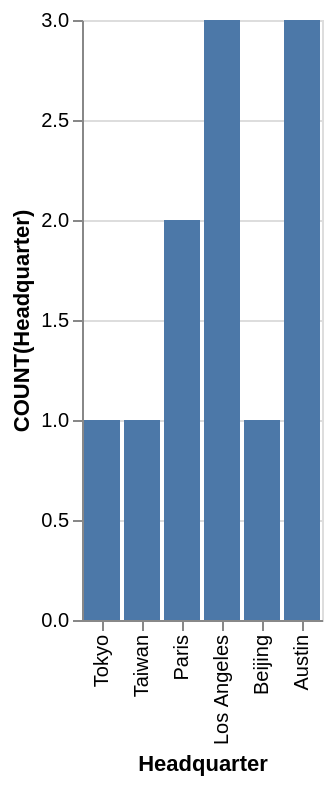

Source (Vega-Lite JSON):
### Vega-Lite specification from a JSON file in a GitHub repository (floating-point values rounded to 4 significant figures)
{"data": {"values": [{"x_data": "Tokyo", "y_data": 1}, {"x_data": "Taiwan", "y_data": 1}, {"x_data": "Paris", "y_data": 2}, {"x_data": "Los Angeles", "y_data": 3}, {"x_data": "Beijing", "y_data": 1}, {"x_data": "Austin", "y_data": 3}]}, "mark": "bar", "encoding": {"x": {"field": "x_data", "type": "nominal", "title": "Headquarter", "sort": "descending"}, "y": {"field": "y_data", "type": "quantitative", "title": "COUNT(Headquarter)"}}}
